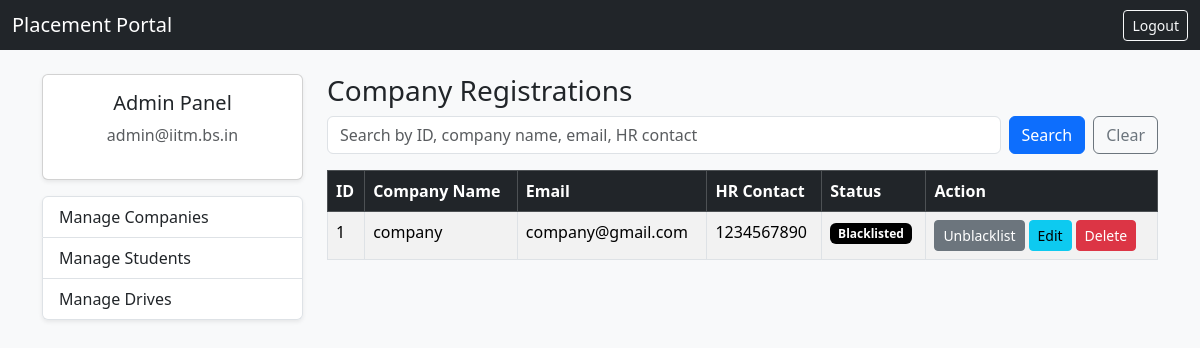
The app's page /admin/companies (signed in), older data.
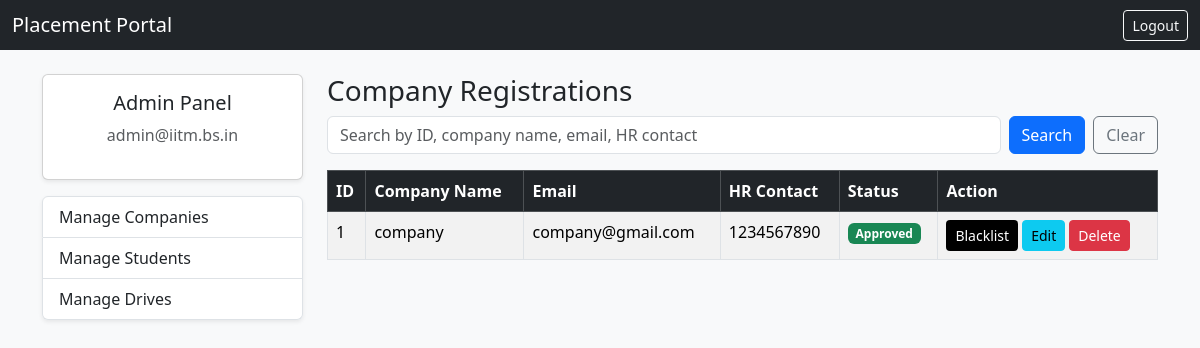
The same page, newer data.
### dp.py (models this page shows)
class Company(db.Model):
    __tablename__ = "companies"
    id = db.Column(db.Integer, primary_key=True)
    user_id = db.Column(
        db.Integer, db.ForeignKey("users.id"), nullable=False
    )
    company_name = db.Column(db.String(150), nullable=False)
    hr_contact = db.Column(db.String(100))
    website = db.Column(db.String(150))
    status = db.Column(db.String(20), default="Pending")
    blacklisted = db.Column(db.Boolean, default=False)

class User(UserMixin, db.Model):
    __tablename__ = "users"
    id = db.Column(db.Integer, primary_key=True)
    email = db.Column(db.String(120), unique=True, nullable=False)
    password = db.Column(db.String(200), nullable=False)
    role = db.Column(db.String(20), nullable=False)
    student_profile = db.relationship(
        "Student", backref="user"
    )
    company_profile = db.relationship(
        "Company", backref="user"
    )

### app.py (the view, shortened to what this page needs)
@app.route("/admin/companies")
@login_required
def admin_companies():
    if current_user.role != "admin":
        abort(403)
    search_query = request.args.get("q", "").strip()
    query = Company.query.join(User, Company.user_id == User.id)
    companies = query.order_by(Company.company_name.asc()).all()
    return render_template(
        "admin_company.html",
        companies=companies,
        search_query=search_query
    )

### app.py (called while the page is built)
@login_manager.user_loader
def load_user(user_id):
    return User.query.get(int(user_id))

### templates/admin_company.html (shortened to what this page needs)
{% extends "admin.html" %}
{% block admin_content %}
<h3>Company Registrations</h3>
<form method="GET" action="/admin/companies" class="d-flex gap-2 mb-3">
    <input
        type="text"
        name="q"
        value="{{ search_query if search_query else '' }}"
        class="form-control"
        placeholder="Search by ID, company name, email, HR contact">
    <button class="btn btn-primary" type="submit">Search</button>
    <a href="/admin/companies" class="btn btn-outline-secondary">Clear</a>
</form>
<table class="table table-bordered table-striped">
    <thead class="table-dark">
        <tr>
            <th>ID</th>
            <th>Company Name</th>
            <th>Email</th>
            <th>HR Contact</th>
            <th>Status</th>
            <th>Action</th>
        </tr>
    </thead>
    <tbody>
        {% for company in companies %}
        <tr>
            <td>{{ company.id }}</td>
            <td>{{ company.company_name }}</td>
            <td>{{ company.user.email }}</td>
            <td>{{ company.hr_contact }}</td>
            <td>
                {% if company.status == "Pending" %}
                <span class="badge bg-warning">Pending</span>
                {% elif company.status == "Approved" %}
                <span class="badge bg-success">Approved</span>
                {% elif company.status == "Rejected" %}
                <span class="badge bg-danger">Rejected</span>
                {% elif company.blacklisted %}
                <span class="badge bg-black">Blacklisted</span>
                {% endif %}
            </td>
            <td>
                <div class="d-flex flex-row gap-1">
                {% if company.status == "Pending" %}
                <form method="POST" action="/admin/companies/approve/{{ company.id }}">
                    <button class="btn btn-sm btn-success">
                        Approve
                    </button>
                </form>
                <form method="POST" action="/admin/companies/reject/{{ company.id }}">
                    <button class="btn btn-sm btn-outline-danger">
                        Reject
                    </button>
                </form>
                {% elif company.status == "Approved" %}
                <form method="POST" action="/admin/companies/blacklist/{{ company.id }}">
                    <button class="btn btn-sm bg-black text-white">
                        Blacklist
                    </button>
                </form>
                {% elif company.blacklisted %}
                <form method="POST" action="/admin/companies/unblacklist/{{ company.id }}">
                    <button class="btn btn-sm btn-secondary">
                        Unblacklist
                    </button>
                </form>
                {% elif company.status == "Rejected" %}
                <form method="POST" action="/admin/companies/approve/{{ company.id }}">
                    <button class="btn btn-sm btn-success">
                        Approve
                    </button>
                </form>
                {% endif %}
                <a href="/admin/companies/edit/{{ company.id }}" class="btn btn-sm btn-info">
                    Edit
                </a>
                <form method="POST" action="/admin/companies/delete/{{ company.id }}" >
                    <button class="btn btn-sm btn-danger"
                            onclick="return confirm('Delete this company, its drives, and all related applications?');">
                        Delete
                    </button>
                </form>
                </div>
            </td>
        </tr>
        {% endfor %}
    </tbody>
</table>
{% endblock %}

Row changes from the older to the newer data that the page shows:
changed Company "company": status "Blacklisted Unblacklist" → "Approved Blacklist"
